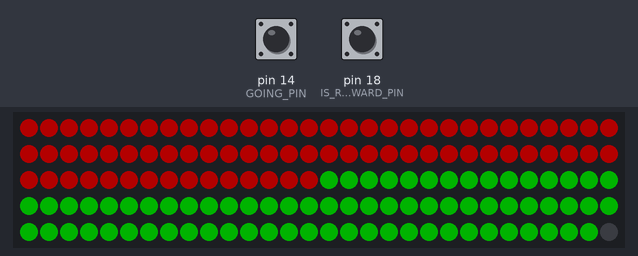
Simulated run of this sketch. Board: Arduino Uno, built with avr-gcc and run on an emulated ATmega328P. On the bench: 150 RGB LEDs in strip order, left to right, continuing on the next row. The test bench sets the inputs (shaded band); at power-on: pin 14 (GOING_PIN) HIGH, pin 18 (IS_RIGHT_FORWARD_PIN) HIGH. Dim RGB values are drawn brighter than linear; colours are those a GRB WS2812 strip shows for the declared byte order.

Above: at 4.2 s.
4.3 s: pin 14 (GOING_PIN) pulled LOW for 3.2 s
At 4.39 s:
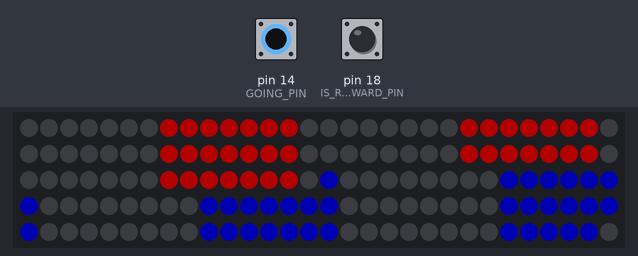
8.1 s: pin 14 (GOING_PIN) pulled LOW for 0.15 s
At 8.19 s:
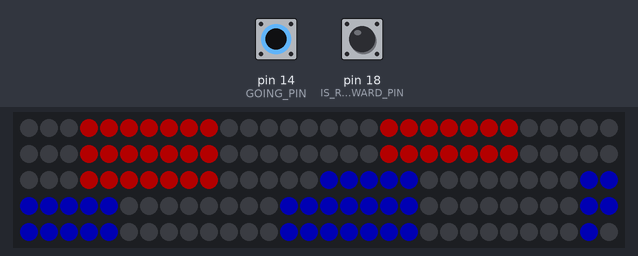
8.8 s: pin 14 (GOING_PIN) pulled LOW for 3.2 s
At 12.05 s:
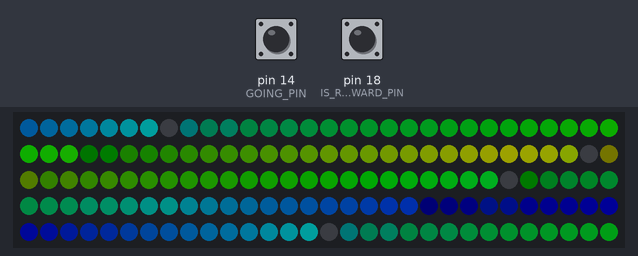
12.6 s: pin 14 (GOING_PIN) pulled LOW for 1 s
At 12.77 s:
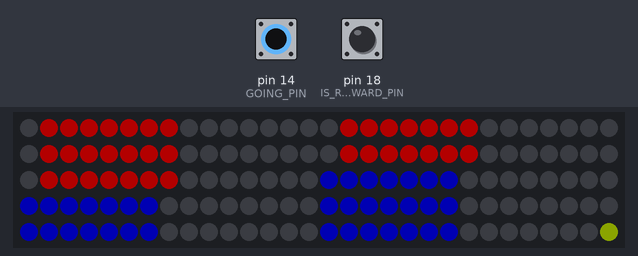
14.2 s: pin 14 (GOING_PIN) pulled LOW for 0.15 s
At 14.33 s:
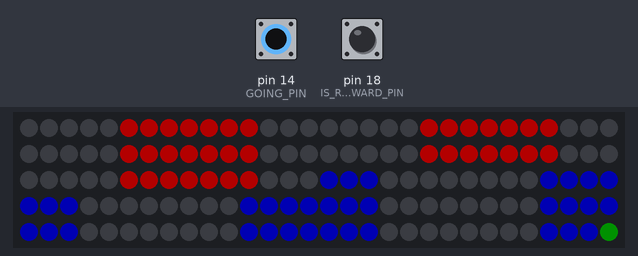
14.9 s: pin 14 (GOING_PIN) pulled LOW for 0.15 s
At 14.93 s:
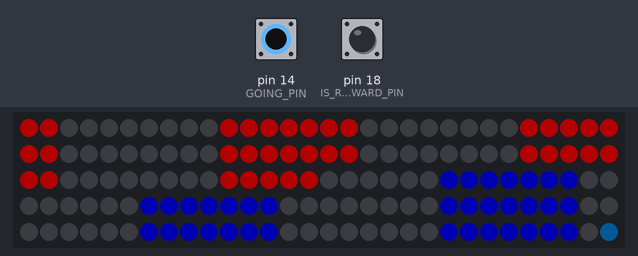

Measured:
- after the input at 4.3 s, the LEDs: first change at once (image 1 shows a later state)
- after the input at 8.1 s, the LEDs: first change at once (image 2 shows a later state)
- after the input at 8.8 s, the LEDs: first change at once (image 3 shows a later state)
- after the input at 12.6 s, the LEDs: first change after 0.05 s (image 4 shows a later state)
- after the input at 14.2 s, the LEDs: first change at once (image 5 shows a later state)
- after the input at 14.9 s, the LEDs: change at once (image 6)

The sketch:

FourTracks04AMrev4.ino
```cpp
/*
  04AMrev4, moves L/R tracks in 4 segments, rt red / blu,  lt yell/grn, fwd & reverse
  03+ uses loop interation count instead of time for offset increments: code a bit simpler
  and might execute faster since calculations are much simpler;  rev4 adds 2 patterns
   that can alternate with flash for variety; offline test setup -- not bot
  04rev5 is same for rRIO/bot pin setup / lites
*/

#include <FastLED.h>

// hex color order is GRB, not RGB, if you config to RGB in  _.addleds

#define projectY 0xFF0099
#define red 0x02FF02
#define green 0xFF0000
#define blue 0x0000FF
#define yellow 0xFFFF00
#define black 0x000000
#define white 0x101010
#define purple 0x00FFFF

// How many leds are in the strip? must be >= numbers in functions
#define NUM_LEDS 150   // 155 for test strip;  full strip is 298
#define DATA_PIN 4
#define GOING_PIN 14
#define IS_RIGHT_FORWARD_PIN 18
#define IS_LEFT_FORWARD_PIN 8

CRGB leds[NUM_LEDS];

uint8_t loopCnt = 0;  // count number of loops; count increment and loop speed affects rate
// of flash and segment movement
uint8_t superCount = 0;   //whether to flash or bpm/juggle when stopped
uint8_t gHue = 0; // rotating "base color" used by alt pattern

void setup()
{
  delay(1000);
  FastLED.addLeds<WS2812B, DATA_PIN, RGB>(leds, NUM_LEDS);
  FastLED.setBrightness(60);  // use min value needed for environment

  // Serial.begin(9600);  // for debugging only
  // use INPUT if using HIGH for true, INPUT_PULLUP if using LOW for true
  pinMode( GOING_PIN, INPUT_PULLUP );
  pinMode( IS_RIGHT_FORWARD_PIN, INPUT_PULLUP );
  pinMode( IS_LEFT_FORWARD_PIN, INPUT_PULLUP );
  pinMode( DATA_PIN, OUTPUT );
   // uncomment if using HIGH = true below
  //  digitalWrite(GOING + PIN, LOW);
  //  digitalWrite(IS_RIGHT_FORWARD, LOW);
  //  digitalWrite(IS_LEFT_FORWARD_PIN, LOW);

  for (int i = 0; i < NUM_LEDS; i++)
  {
    leds[i] = red;  // indicates init to stopped state
  }
  FastLED.show();  // for loop above fills the array; .show sends data to led string
  Serial.print("Initialized.\n");
  delay(2000);

}  // end setup

void loop()
{
//  Serial.print("Loop cnt1 "); Serial.println(loopCnt);
//  Serial.print("LoopcntSup1 "); Serial.println(superCount);
//  if (Serial.read() == 'z') exit(1);  // to freeze ser mon to analyse numbers above

  // --  each loop gets bools from labView/cRIO via input pins
  if (digitalRead(GOING_PIN) == 0)  // true when pin is HIGH / LOW, i.e. we are going
  {
    // when bot is going, these functions cycle R/L lites fwd or reverse
    // depending on status of pins for R/L Forward
    rightIterate();
    //  leftIterate();
  }
  else
  {
    if (superCount > 120)
    {
      bpm();   //   or juggle();
    }
    else flash();
  }

  loopCnt++;
  superCount++;

  if (loopCnt > 14)  loopCnt = 0;  // cycles count 0-->14
  if (superCount > 200) superCount = 0; // 20 loops/sec, so this resets every 10 sec

  FastLED.show(); // functions above fill light arrays, this sends data to led strip
  delay(50);  // loop delay controls iteration rate, thus speed of all functions that use count
}  // end loop

void bpm()
{
  // colored stripes pulsing at some Beats-Per-Minute (BPM)
  uint8_t BeatsPerMinute = 60;
  CRGBPalette16 palette = PartyColors_p;
  uint8_t beat = beatsin8( BeatsPerMinute, 64, 255);
  gHue += loopCnt;
  for ( int i = 0; i < NUM_LEDS; i++)
  {
    leds[i] = ColorFromPalette(palette, gHue + (i * 2), beat - gHue + (i * 10));
  }
} // end bpm

void flash()  // does this when not 'going'
{
  if (loopCnt < 8)  // ~half the time it will be on
  {
    for (int i = 0; i < 75; i++ )
    {
      leds[i] = red;
    }
    for (int i = 75; i < 149; i++ )
    {
      leds[i] = green;
    }
    // uncomment if L side lites present
    //    for (int i = 149; i < 223; i++ )
    //    {
    //      leds[i] = yellow;
    //    }
    //    for (int i = 223; i < 298; i++ )
    //    {
    //      leds[i] = green;
    //    }
  }   // end flash on
  else   // other half of time it's off
  {
    for (int i = 0; i < NUM_LEDS; i++ )
    {
      leds[i] = black;
    }
  } // end else: flash off

}  // end flash

void juggle()
{
  // eight colored dots, weaving in and out of sync with each other
  fadeToBlackBy( leds, NUM_LEDS, 20);
  byte dothue = 0;
  for ( int i = 0; i < 8; i++)
  {
    leds[beatsin16(i + 7, 0, NUM_LEDS)] |= CHSV(dothue, 200, 255);
    dothue += 32;
  }
}

// cycle lites in 15 lite segments in fwd/back direction:
// for each i, (14 - loopCnt) drops 14->0 as loop increments count (this version
// uses loop count instead of time to increment the 'offset' value from segment end);
// so mod 15 of (i + 14 - loopCnt) also cycles 14 to 0 with time; so 5 of the 15 lites
// will be blue and 'shift forward' each offset increment; SUBTRACTING offset #
// simulates forward movement of segments; ADDING offset simulates reverse movement

void rightIterate()
{
  for (int i = 0; i < 75; i++ )   // R side Rear string
  {
    if (digitalRead(IS_RIGHT_FORWARD_PIN) == 0) // true when pin pulls low/high
    {
      if ( ((i + 14 - loopCnt) % 15) < 7 ) // make last # larger to light up more lites
      {
        leds[i] = red;
      }
      else
      {
        leds[i] = black;
      }
    } // end if R forward true

    else
    {
      // ADDING offset (loopCnt) reverses segment motion
      if ( ((i + 14 + loopCnt) % 15) < 7 )
      {
        leds[i] = red;
      }
      else
      {
        leds[i] = black;
      }
    }  // end else: R rear reversed
  }  // end for Rt rear side lites

  for (int i = 75; i < 149; i++ )   // R side front string
  {
    if (digitalRead(IS_RIGHT_FORWARD_PIN) == 0) // true when pin pulls high/low
    {
      if ( ((i + loopCnt) % 15) < 7 ) // make last # larger to light up more lites
      {
        leds[i] = blue;
      }
      else
      {
        leds[i] = black;
      }
    } // end if R front forward true
    else
    {
      // ADDING offset (loopCnt) reverses segment motion
      if ( ((i - loopCnt) % 15) < 7 )
      {
        leds[i] = blue;
      }
      else
      {
        leds[i] = black;
      }
    }  // end else: R rear reversed
  } // end for front R quadrant

}  // end R iterate

void leftIterate()   // uncomment if L side lites  present
{
  //  for (int i = 149; i < 223; i++ )  // left side front string
  //  {
  //    if (digitalRead( IS_LEFT_FORWARD_PIN) == 1 )  // true when pin is pulled HIGH
  //  {
  //    if ( ((i + 14 - loopCnt) % 15) < 5 ) // make last # larger to light up more lites
  //    {
  //      leds[i] = yellow;
  //    }
  //    else
  //    {
  //      leds[i] = black;
  //    }
  //    } // end if L front forward
  //    else   // cycle reverse
  //    {
  //      if ( (i + 14 + loopCnt) % 15 < 5 )
  //      {
  //        leds[i] = yellow;
  //      }
  //      else
  //      {
  //        leds[i] = black;
  //      }
  //    }  // end else: L reversed
  //  }  // end for L front string

  //  for (int i = 223; i < 298; i++ )  // left side rear string
  //  {
  //    if (digitalRead( IS_LEFT_FORWARD_PIN) == 1 )  // true when pin is pulled HIGH
  //    {
  //      if ( ((i + 14 - loopCnt) % 15) < 5 ) // make last # larger to light up more lites
  //      {
  //        leds[i] = green;
  //      }
  //      else
  //      {
  //        leds[i] = black;
  //  }
  //    } // end if L rear forward
  //    else   // cycle reverse
  //    {
  //      if ( (i + 14 + loopCnt) % 15 < 5 )
  //      {
  //        leds[i] = green;
  //      }
  //      else
  //      {
  //        leds[i] = black;
  //      }
  //    }  // end else: L rear reversed
  //  }  // end for L rear string
} // end L iterate
```
